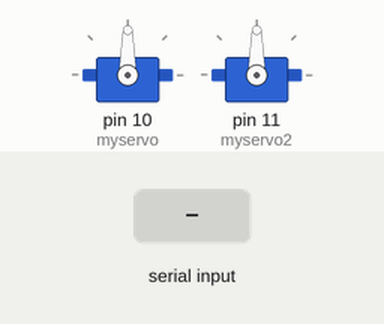
This sketch was run on a simulated Arduino Uno, built with avr-gcc and run on an emulated ATmega328P. Shown: 2 × servo. The inputs (shaded band) are chosen by the test bench. What the sketch prints to the serial monitor is not drawn.

Above: at 1.2 s.
1.3 s: "1" received over Serial
At 3.4 s:
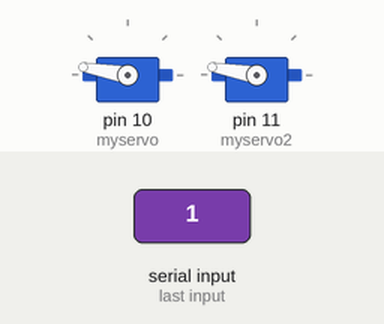
3.7 s: "0" received over Serial
At 5.3 s:
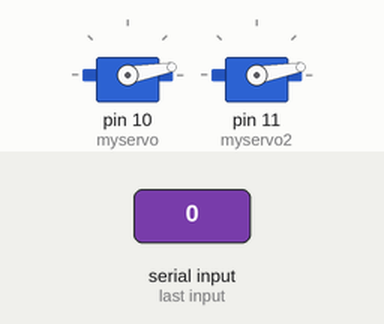
Timing chart, 0 to 6.8 s (numbered marks = the images above; inputs shaded):
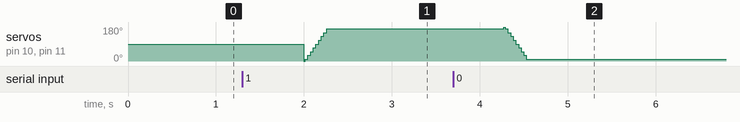

The sketch:

SocioBot_Arduino.ino
```cpp
#include <Servo.h>

#define LED 12

Servo myservo;
Servo myservo2;
int pos = 0;
char val;

void setup(){
  myservo.attach(10);
  myservo2.attach(11);

  Serial.begin(115200);
}

void loop(){
  Serial.println("Bluetooth");

  val = Serial.read();
  Serial.println(val); // Default val = ÿ

  if (val == '1'){
    for(pos = 0; pos < 180; pos += 10) {
        myservo.write(pos);
        myservo2.write(pos);
        delay(15);
    }

    delay(1000);
  } else if (val == '0') {
    for(pos = 180; pos>=1; pos-=10) {
      myservo.write(pos);
      myservo2.write(pos);
      delay(15);
    }

    delay(1000);
  } else {
    delay(1000);
  }
}
```
